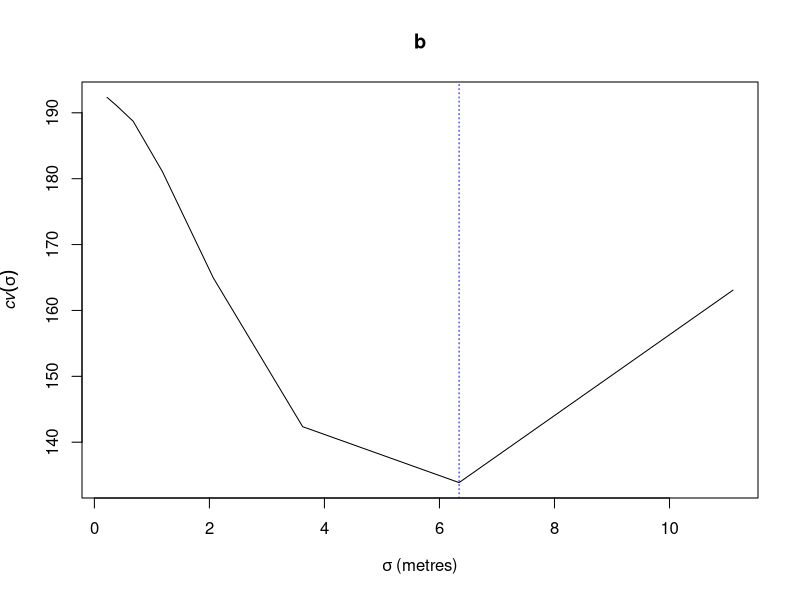

Write R code to recreate this figure.
library(spatstat)


### Name: bw.smoothppp
### Title: Cross Validated Bandwidth Selection for Spatial Smoothing
### Aliases: bw.smoothppp
### Keywords: spatial methods smooth

### ** Examples

  data(longleaf)
  ## Don't show: 
op <- spatstat.options(n.bandwidth=8)
## End(Don't show)
  b <- bw.smoothppp(longleaf)
  b
  plot(b)
  ## Don't show: 
spatstat.options(op)
## End(Don't show)
